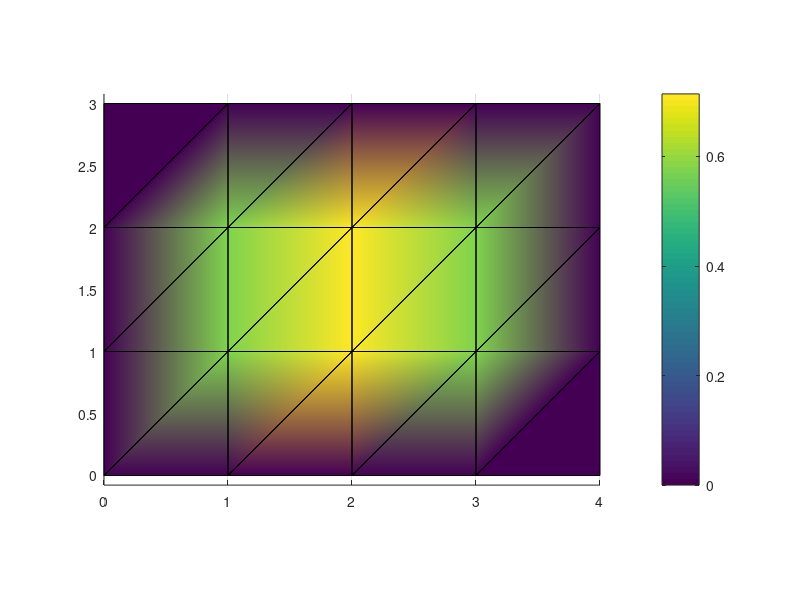

Reproduce this figure in MATLAB.
%3.6  femcode.m

% [p,t,b] = squaregrid(m,n) % create grid of N=mn nodes to be listed in p
% generate mesh of T=2(m-1)(n-1) right triangles in unit square
m=5; n=4; % includes boundary nodes, mesh spacing 1/(m-1) and 1/(n-1)
[x,y]=ndgrid((0:m-1),(0:n-1)); % matlab forms x and y lists
p=[x(:),y(:)]; % N by 2 matrix listing x,y coordinates of all N=mn nodes
t=[1,2,m+2; 1,m+2,m+1]; % 3 node numbers for two triangles in first square
t=kron(t,ones(m-1,1))+kron(ones(size(t)),(0:m-2)');
% now t lists 3 node numbers of 2(m-1) triangles in the first mesh row
t=kron(t,ones(n-1,1))+kron(ones(size(t)),(0:n-2)'*m);
% final t lists 3 node numbers of all triangles in T by 3 matrix 
b=[1:m,m+1:m:m*n,2*m:m:m*n,m*n-m+2:m*n-1]; % bottom, left, right, top 
% b = numbers of all 2m+2n **boundary nodes** preparing for U(b)=0

% [K,F] = assemble(p,t) % K and F for any mesh of triangles: linear phi's
N=size(p,1);T=size(t,1); % number of nodes, number of triangles
% p lists x,y coordinates of N nodes, t lists triangles by 3 node numbers
K=sparse(N,N); % zero matrix in sparse format: zeros(N) would be "dense"
F=zeros(N,1); % load vector F to hold integrals of phi's times load f(x,y)

for e=1:T  % integration over one triangular element at a time
  nodes=t(e,:); % row of t = node numbers of the 3 corners of triangle e
  Pe=[ones(3,1),p(nodes,:)]; % 3 by 3 matrix with rows=[1 xcorner ycorner] 
  Area=abs(det(Pe))/2; % area of triangle e = half of parallelogram area
  C=inv(Pe); % columns of C are coeffs in a+bx+cy to give phi=1,0,0 at nodes
  % now compute 3 by 3 Ke and 3 by 1 Fe for element e
  grad=C(2:3,:);Ke=Area*grad'*grad; % element matrix from slopes b,c in grad
  Fe=Area/3; % integral of phi over triangle is volume of pyramid: f(x,y)=1
  % multiply Fe by f at centroid for load f(x,y): one-point quadrature!
  % centroid would be mean(p(nodes,:)) = average of 3 node coordinates
  K(nodes,nodes)=K(nodes,nodes)+Ke; % add Ke to 9 entries of global K
  F(nodes)=F(nodes)+Fe; % add Fe to 3 components of load vector F
end   % all T element matrices and vectors now assembled into K and F

% [Kb,Fb] = dirichlet(K,F,b) % assembled K was singular! K*ones(N,1)=0
% Implement Dirichlet boundary conditions U(b)=0 at nodes in list b
K(b,:)=0; K(:,b)=0; F(b)=0; % put zeros in boundary rows/columns of K and F 
K(b,b)=speye(length(b),length(b)); % put I into boundary submatrix of K
Kb=K; Fb=F; % Stiffness matrix Kb (sparse format) and load vector Fb

% Solving for the vector U will produce U(b)=0 at boundary nodes
U=Kb\Fb;  % The FEM approximation is U_1 phi_1 + ... + U_N phi_N

% Plot the FEM approximation U(x,y) with values U_1 to U_N at the nodes 
trisurf(t,p(:,1),p(:,2),0*p(:,1),U,'edgecolor','k','facecolor','interp');
view(2),axis equal,colorbar